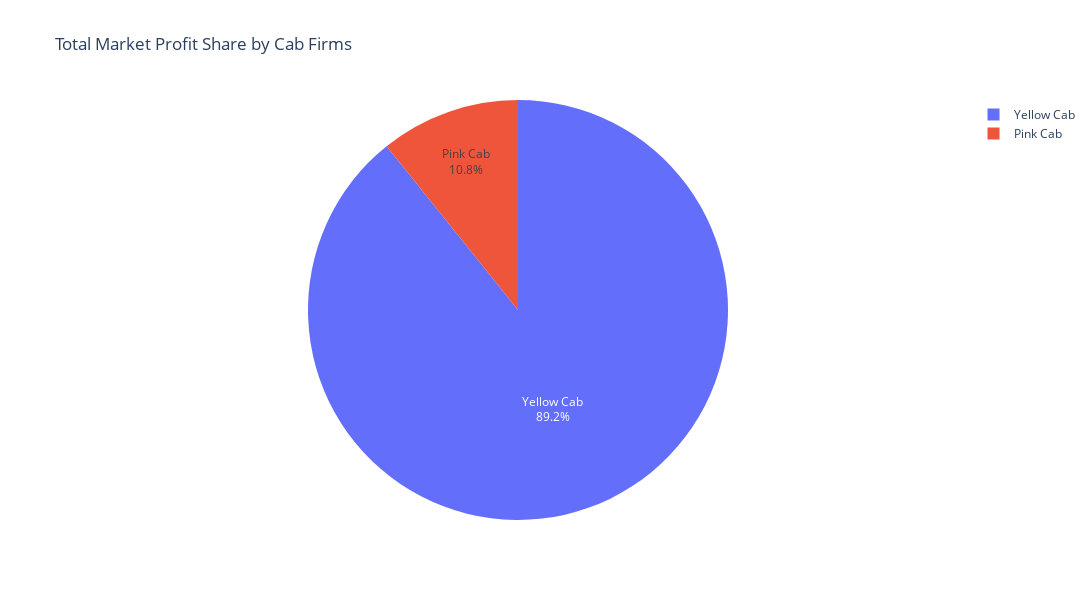

The notebook cell this image was saved under:
### Markdown cell above
As seen from this Pie Chart; More than half of the total market profit share on the basis of cities belongs to New York.

### Code cell
pinkData = MasterData[MasterData['Company'] == 'Pink Cab']
yellowData = MasterData[MasterData['Company'] == 'Yellow Cab']

dict1 = {"Pink Cab" : [pinkData["Profit_of_Trip"].sum()] ,"Yellow Cab" : [yellowData["Profit_of_Trip"].sum()] }

data2_2 = pd.DataFrame(dict1).T

fig1 = px.pie(data2_2,
                        values=data2_2[0],
                        names=data2_2.index ,title="Total Market Profit Share by Cab Firms"
                        )
fig1.update_traces(
                        textposition='inside',
                        textinfo='percent+label'
                        )
fig1.update_layout( width = 1100 , height = 600 )

### Figure 1 — Plotly figure (JSON) as saved in the notebook; plotly's stock layout.template omitted (floating-point values rounded to 4 significant figures)
{"data": [{"domain": {"x": [0, 1], "y": [0, 1]}, "hoverlabel": {"namelength": 0}, "hovertemplate": "label=%{label}<br>0=%{value}", "labels": ["Pink Cab", "Yellow Cab"], "legendgroup": "", "name": "", "showlegend": true, "textinfo": "percent+label", "textposition": "inside", "type": "pie", "values": [5307000.0, 44020000.0]}], "layout": {"height": 600, "legend": {"tracegroupgap": 0}, "title": {"text": "Total Market Profit Share by Cab Firms"}, "width": 1100}}
